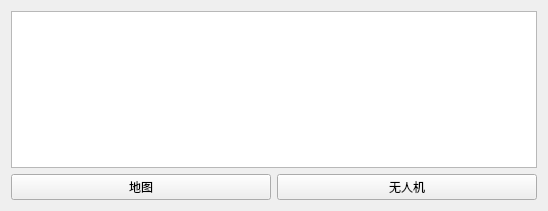
<?xml version="1.0" encoding="UTF-8"?>
<ui version="4.0">
 <class>QMap3D</class>
 <widget class="QWidget" name="QMap3D">
  <property name="geometry">
   <rect>
    <x>0</x>
    <y>0</y>
    <width>548</width>
    <height>211</height>
   </rect>
  </property>
  <property name="windowTitle">
   <string>Form</string>
  </property>
  <layout class="QGridLayout" name="gridLayout">
   <item row="1" column="0">
    <widget class="QPushButton" name="pushButton_map">
     <property name="text">
      <string>地图</string>
     </property>
    </widget>
   </item>
   <item row="0" column="0" colspan="2">
    <widget class="ViewerQOSG" name="graphicsView"/>
   </item>
   <item row="1" column="1">
    <widget class="QPushButton" name="pushButton_vehicle">
     <property name="text">
      <string>无人机</string>
     </property>
    </widget>
   </item>
  </layout>
 </widget>
 <customwidgets>
  <customwidget>
   <class>ViewerQOSG</class>
   <extends>QGraphicsView</extends>
   <header>QOSGWidget.h</header>
  </customwidget>
 </customwidgets>
 <resources/>
 <connections/>
</ui>
